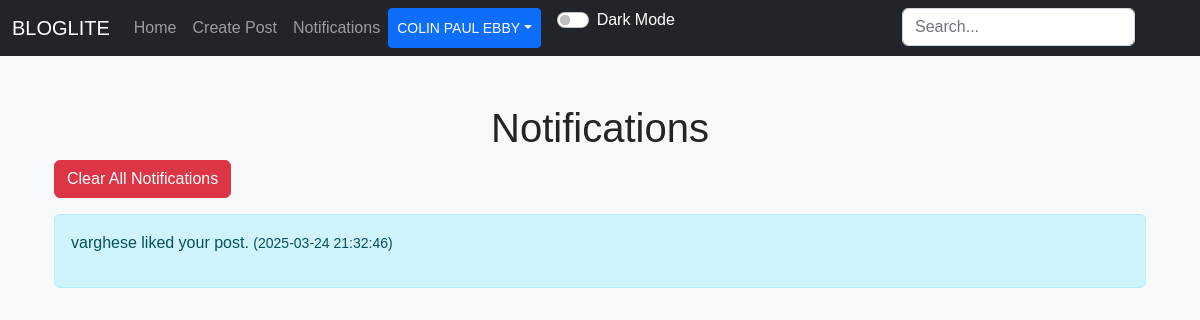
Screenshot of /notifications (signed in) with the database file from the repository.
### applicaton/models.py (models this page shows)
class User(db.Model, UserMixin):
    id = db.Column(db.Integer, primary_key=True)
    email = db.Column(db.String(150), unique=True)
    username = db.Column(db.String(150), unique=True)
    password = db.Column(db.String(150))
    date_created = db.Column(db.DateTime(timezone=True), default=func.now())
    profile_picture = db.Column(db.String(150), nullable=True)
    posts = db.relationship("Post", backref="user", cascade="all, delete")
    comments = db.relationship("Comment", backref="user", cascade="all, delete")
    likes = db.relationship("Like", backref="user", cascade="all, delete")
    followers = db.relationship("Follower", foreign_keys=[Follower.user_id], backref="followed_user", lazy="dynamic")
    following = db.relationship("Follower", foreign_keys=[Follower.follower_id], backref="follower", lazy="dynamic")
    notifications = db.relationship("Notification", backref="user", cascade="all, delete", lazy="dynamic")

class Notification(db.Model):
    id = db.Column(db.Integer, primary_key=True)
    user_id = db.Column(db.Integer, db.ForeignKey('user.id'), nullable=False)
    message = db.Column(db.String(200), nullable=False)
    date_created = db.Column(db.DateTime(timezone=True), default=func.now())

### applicaton/views.py (the view)
@views.route("/notifications")
@login_required
def notifications():
    notifications = current_user.notifications.order_by(Notification.date_created.desc()).all()
    return render_template("notifications.html", user=current_user, notifications=notifications)

### applicaton/templates/notifications.html (shortened to what this page needs)
{% extends "nav.html" %}
{% block content %}
<div class="container mt-5">
    <h1 align="center">Notifications</h1>
    {% if notifications %}
        <form method="POST" action="{{ url_for('views.clear_notifications') }}">
            <button type="submit" class="btn btn-danger mb-3">Clear All Notifications</button>
        </form>
        {% for notification in notifications %}
            <div class="alert alert-info">
                <p>{{ notification.message | safe }} <small>({{ notification.date_created }})</small></p>
            </div>
        {% endfor %}
    {% else %}
        <p>No notifications yet.</p>
    {% endif %}
</div>
{% endblock %}

### applicaton/templates/nav.html (shortened to what this page needs)
<!DOCTYPE html>
<html lang="en">
<head>
  <link href="https://cdn.jsdelivr.net/npm/bootstrap@5.2.3/dist/css/bootstrap.min.css" rel="stylesheet">
  <link rel="stylesheet" href="https://code.jquery.com/ui/1.12.1/themes/base/jquery-ui.css">
  <link rel="stylesheet" href="{{ url_for('static', filename='style.css') }}">
</head>
<body>
  <nav class="navbar navbar-expand-lg navbar-dark bg-dark">
    <div class="container-fluid">
      <a class="navbar-brand" href="/home">BLOGLITE</a>
      <div class="collapse navbar-collapse" id="navbar">
        <div class="navbar-nav">
          <a class="nav-item nav-link" href="/home">Home</a>
          {% if user.is_authenticated %}
            <a class="nav-item nav-link" href="/create-post">Create Post</a>
            <a class="nav-item nav-link" href="/notifications">Notifications</a>
            <div style="position: absolute; right: 57px;">
              <form action="{{ url_for('views.search') }}" method="POST" class="d-flex" role="search">
                <input type="search" placeholder="Search..." name="query" class="form-control me-2" id="search-input">
              </form>
            </div>
            <div class="btn-group">
              <button type="button" class="btn btn-sm btn-primary dropdown-toggle" data-bs-toggle="dropdown">{{ user.username }}</button>
            </div>
          {% else %}
            <a class="nav-item nav-link" href="/login">Login</a>
            <a class="nav-item nav-link" href="/sign-up">Sign Up</a>
          {% endif %}
          <div class="form-check form-switch ms-3">
            <input class="form-check-input" type="checkbox" id="darkModeToggle" onclick="toggleDarkMode()">
            <label class="form-check-label text-white" for="darkModeToggle">Dark Mode</label>
          </div>
        </div>
      </div>
    </div>
  </nav>
  <div class="container">{% block content %}{% endblock %}</div>
  </body>
  </html>
</body>
</html>

### applicaton/static/style.css (style rules this page uses)
body { background-color: #f8f9fa; font-family: Arial, sans-serif; }

### rows the page displays
User: username "COLIN PAUL EBBY"
Notification: message "varghese liked your post.", date_created "2025-03-24 21:32:46"
